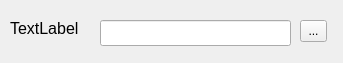
<?xml version="1.0" encoding="UTF-8"?>
<ui version="4.0">
 <class>Form</class>
 <widget class="QWidget" name="Form">
  <property name="geometry">
   <rect>
    <x>0</x>
    <y>0</y>
    <width>343</width>
    <height>63</height>
   </rect>
  </property>
  <property name="windowTitle">
   <string>Form</string>
  </property>
  <widget class="QLabel" name="name_label">
   <property name="geometry">
    <rect>
     <x>10</x>
     <y>20</y>
     <width>111</width>
     <height>16</height>
    </rect>
   </property>
   <property name="font">
    <font>
     <pointsize>12</pointsize>
    </font>
   </property>
   <property name="text">
    <string>TextLabel</string>
   </property>
  </widget>
  <widget class="QLineEdit" name="lineEdit">
   <property name="geometry">
    <rect>
     <x>100</x>
     <y>20</y>
     <width>191</width>
     <height>26</height>
    </rect>
   </property>
  </widget>
  <widget class="QToolButton" name="toolButton">
   <property name="geometry">
    <rect>
     <x>300</x>
     <y>20</y>
     <width>27</width>
     <height>22</height>
    </rect>
   </property>
   <property name="text">
    <string>...</string>
   </property>
  </widget>
 </widget>
 <resources/>
 <connections/>
</ui>
